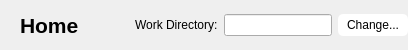
        <widget class="QWidget" name="startbar_widget" native="true">
         <property name="maximumSize">
          <size>
           <width>16777215</width>
           <height>50</height>
          </size>
         </property>
         <property name="styleSheet">
          <string notr="true"/>
         </property>
         <layout class="QHBoxLayout" name="horizontalLayout_2">
          <property name="leftMargin">
           <number>20</number>
          </property>
          <property name="rightMargin">
           <number>0</number>
          </property>
          <item>
           <widget class="QLabel" name="page_title_label">
            <property name="sizePolicy">
             <sizepolicy hsizetype="Maximum" vsizetype="Preferred">
              <horstretch>0</horstretch>
              <verstretch>0</verstretch>
             </sizepolicy>
            </property>
            <property name="font">
             <font>
              <pointsize>16</pointsize>
              <bold>true</bold>
             </font>
            </property>
            <property name="text">
             <string>Home</string>
            </property>
           </widget>
          </item>
          <item>
           <spacer name="horizontalSpacer">
            <property name="orientation">
             <enum>Qt::Orientation::Horizontal</enum>
            </property>
            <property name="sizeType">
             <enum>QSizePolicy::Policy::MinimumExpanding</enum>
            </property>
            <property name="sizeHint" stdset="0">
             <size>
              <width>50</width>
              <height>20</height>
             </size>
            </property>
           </spacer>
          </item>
          <item>
           <widget class="QLabel" name="label_4">
            <property name="sizePolicy">
             <sizepolicy hsizetype="Fixed" vsizetype="Preferred">
              <horstretch>0</horstretch>
              <verstretch>0</verstretch>
             </sizepolicy>
            </property>
            <property name="text">
             <string>Work Directory:</string>
            </property>
           </widget>
          </item>
          <item>
           <widget class="QLineEdit" name="workpath_lineedit">
            <property name="sizePolicy">
             <sizepolicy hsizetype="MinimumExpanding" vsizetype="Fixed">
              <horstretch>0</horstretch>
              <verstretch>0</verstretch>
             </sizepolicy>
            </property>
            <property name="styleSheet">
             <string notr="true">QLineEdit{
	color:black;
}</string>
            </property>
            <property name="text">
             <string/>
            </property>
            <property name="readOnly">
             <bool>true</bool>
            </property>
           </widget>
          </item>
          <item>
           <widget class="QPushButton" name="changedir_button">
            <property name="sizePolicy">
             <sizepolicy hsizetype="Fixed" vsizetype="Fixed">
              <horstretch>0</horstretch>
              <verstretch>0</verstretch>
             </sizepolicy>
            </property>
            <property name="minimumSize">
             <size>
              <width>70</width>
              <height>0</height>
             </size>
            </property>
            <property name="maximumSize">
             <size>
              <width>80</width>
              <height>22</height>
             </size>
            </property>
            <property name="styleSheet">
             <string notr="true">QPushButton{
	background-color:white;
	color:black;
	border:none;
	height:30px;
	border-radius:5px;
}

QPushButton:hover{
	background-color:rgba(255,255,255,0.5);
}</string>
            </property>
            <property name="text">
             <string>Change...</string>
            </property>
            <property name="checkable">
             <bool>true</bool>
            </property>
           </widget>
          </item>
         </layout>
        </widget>
